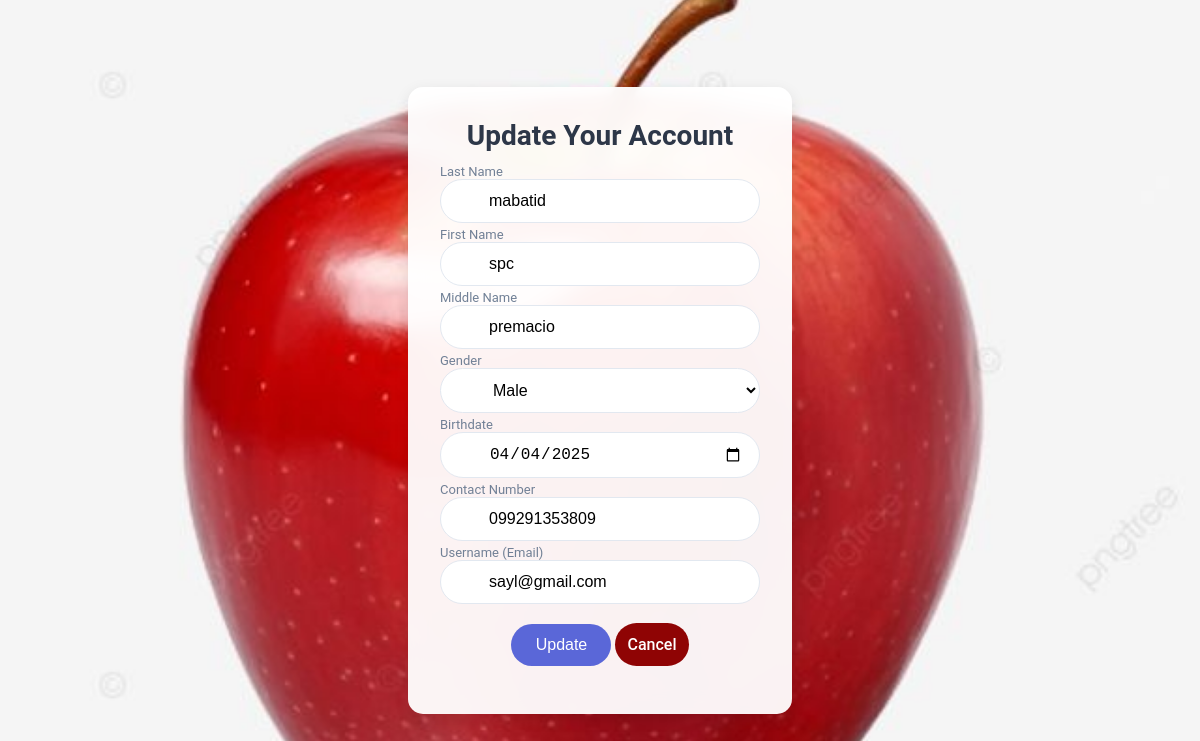
The app's page /edit-account.php (signed in) with its own data.
### tables this page shows
CREATE TABLE `user` (
  `id` int(11) NOT NULL,
  `lastname` varchar(50) NOT NULL,
  `firstname` varchar(50) NOT NULL,
  `middlename` varchar(50) NOT NULL,
  `gender` varchar(1) NOT NULL,
  `birthdate` date NOT NULL,
  `contact_no` varchar(15) NOT NULL,
  `username` varchar(50) NOT NULL,
  `password` varchar(100) NOT NULL,
  `role` enum('user','admin') DEFAULT 'user'
);

### edit-account.php (the view, shortened to what this page needs)
<?php
require 'conn.php';
if (isset($_GET['id']) && is_numeric($_GET['id'])) {
    $id = $_GET['id'];
    if ($id != $_SESSION['id']) {
        echo "<script>alert('Unauthorized access.'); window.location.href = 'profile.php';</script>";
        exit();
    }
    $stmt = $dbhandle->prepare("SELECT * FROM user WHERE id = ?");
    $stmt->bind_param("i", $id);
    $stmt->execute();
    $result = $stmt->get_result();
    $user = $result->fetch_assoc();
    $stmt->close();
    if (!$user) {
        echo "<script>alert('User not found.'); window.location.href = 'profile.php';</script>";
        exit();
    }
} else {
    $id = $_SESSION['id'];
    $stmt = $dbhandle->prepare("SELECT * FROM user WHERE id = ?");
    $stmt->bind_param("i", $id);
    $stmt->execute();
    $result = $stmt->get_result();
    $user = $result->fetch_assoc();
}
?>
<!DOCTYPE html>
<html lang="en">
<head>
    <link rel="stylesheet" href="css/edit-account.css">
</head>
<body>
    <div class="container">
        <header class="form-header">
            <h2 class="title">Update Your Account</h2>
        </header>
        <form action="edit-account.php" method="post" id="update-form" aria-label="Update Form">
            <div class="input-group">
                <label for="lastname">Last Name</label>
                <div class="input-wrapper">
                    <input type="text" id="lastname" name="lastname" value="<?php echo htmlspecialchars($user['lastname']); ?>" required aria-required="true">
                </div>
            </div>
            <div class="input-group">
                <label for="firstname">First Name</label>
                <div class="input-wrapper">
                    <input type="text" id="firstname" name="firstname" value="<?php echo htmlspecialchars($user['firstname']); ?>" required aria-required="true">
                </div>
            </div>
            <div class="input-group">
                <label for="middlename">Middle Name</label>
                <div class="input-wrapper">
                    <input type="text" id="middlename" name="middlename" value="<?php echo htmlspecialchars($user['middlename']); ?>" required aria-required="true">
                </div>
            </div>
            <div class="input-group">
                <label for="gender">Gender</label>
                <div class="input-wrapper">
                    <select id="gender" name="gender" required aria-required="true">
                        <option value="m" <?php echo $user['gender'] == 'm' ? 'selected' : ''; ?>>Male</option>
                    </select>
                </div>
            </div>
            <div class="input-group">
                <label for="birthdate">Birthdate</label>
                <div class="input-wrapper">
                    <input type="date" id="birthdate" name="birthdate" value="<?php echo htmlspecialchars($user['birthdate']); ?>" required aria-required="true">
                </div>
            </div>
            <div class="input-group">
                <label for="contact_number">Contact Number</label>
                <div class="input-wrapper">
                    <input type="text" id="contact_number" name="contact_number" value="<?php echo htmlspecialchars($user['contact_no']); ?>" required aria-required="true">
                </div>
            </div>
            <div class="input-group">
                <label for="username">Username (Email)</label>
                <div class="input-wrapper">
                    <input type="email" id="username" name="username" value="<?php echo htmlspecialchars($user['username']); ?>" required aria-required="true">
                </div>
            </div>
            <button type="submit" class="register-btn" id="update-btn">Update</button>
            <a href="settings.php" class="cancel-btn" id="cancel-btn">Cancel</a>
        </form>
    </div>
</body>
</html>

### css/edit-account.css (style rules this page uses)
* { margin: 0; padding: 0; box-sizing: border-box; }
body { font-family: 'Roboto', sans-serif; background: url('../images/apple.jpg') no-repeat center center fixed; background-size: cover; display: flex; justify-content: center; align-items: center; min-height: 100vh; margin: 0; padding: 1rem; }
.container { background: rgba(255, 255, 255, 0.95); backdrop-filter: blur(10px); padding: clamp(1.5rem, 5vw, 2rem); border-radius: 15px; width: clamp(20rem, 40vw, 24rem); max-width: 24rem; text-align: center; box-shadow: 0 5px 15px rgba(0, 0, 0, 0.1); }
.title { font-size: clamp(1.5rem, 4vw, 1.75rem); font-weight: 700; color: #2D3748; margin-bottom: 0.5rem; }
.input-group { display: flex; flex-direction: column; align-items: flex-start; }
.input-wrapper { position: relative; width: 100%; }
input, select { width: 100%; padding: 0.75rem 1rem 0.75rem 3rem; border: 1px solid #E2E8F0; border-radius: 25px; font-size: clamp(0.875rem, 2.5vw, 1rem); background: #FFFFFF; transition: border-color 0.3s ease, box-shadow 0.3s ease; }
input::placeholder { color: #A0AEC0; }
label { font-size: clamp(0.75rem, 2vw, 0.8125rem); color: #718096; margin-top: 0.25rem; text-align: left; }
.register-btn { margin-top: 20px; width: 100px; background: #5A67D8; color: #FFFFFF; border: none; padding: 0.75rem; border-radius: 25px; font-size: clamp(0.875rem, 2.5vw, 1rem); font-weight: 500; cursor: pointer; transition: background 0.3s ease, transform 0.2s ease; position: relative; }
.cancel-btn { width: 100px; background: #8f0404; color: #FFFFFF; border: none; padding: 0.75rem; border-radius: 25px; font-size: clamp(0.875rem, 2.5vw, 1rem); font-weight: 500; cursor: pointer; transition: background 0.3s ease, transform 0.2s ease; position: relative; text-decoration: none; text-align: center; }

### records on screen
user: lastname "mabatid", firstname "spc", middlename "premacio", gender "Male", birthdate "04/04/2025", contact_number "099291353809", username "sayl@gmail.com"
